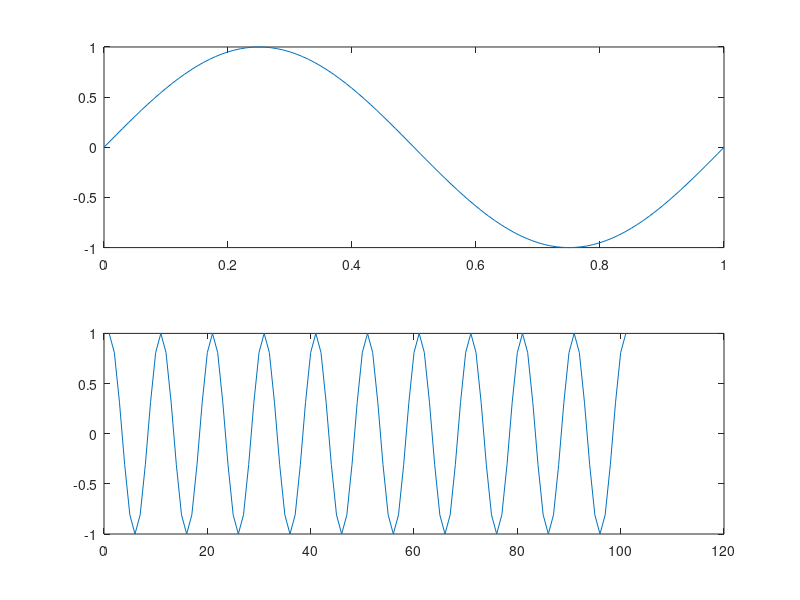
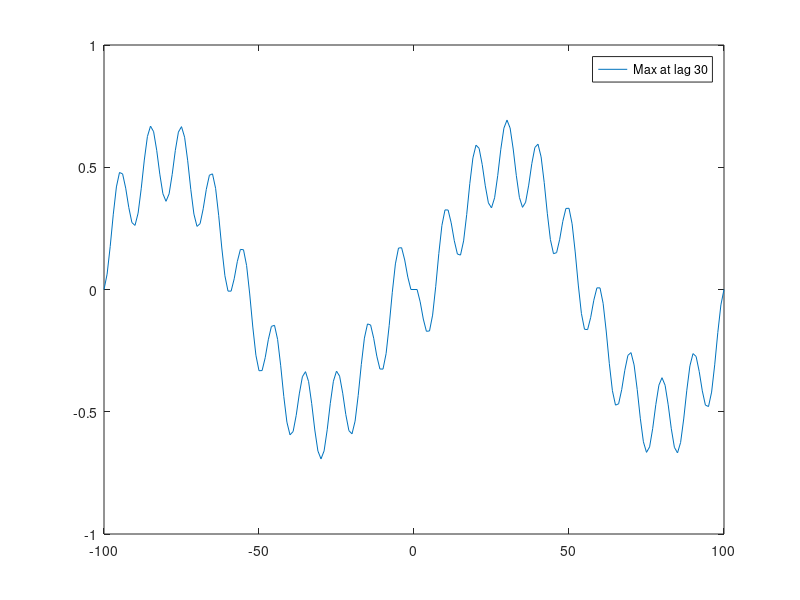
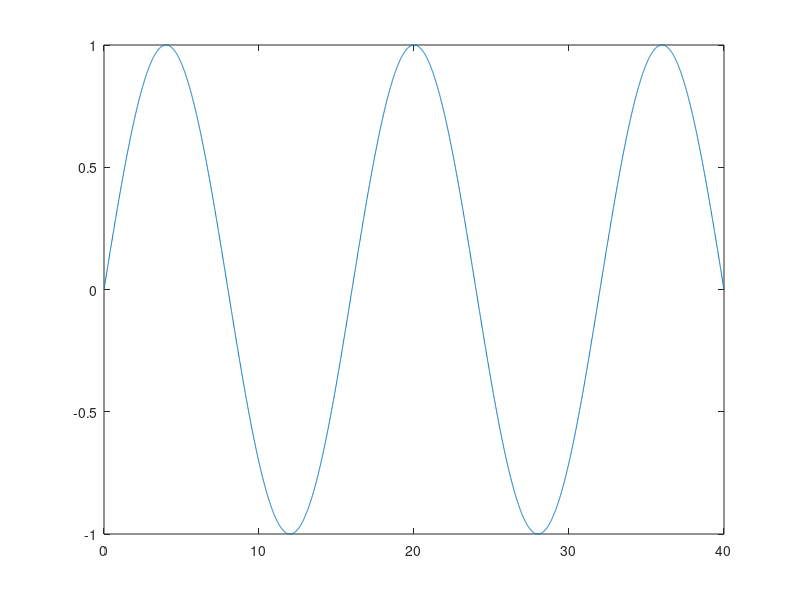

Write MATLAB code to recreate these figures, in order. (Note: this script raises an error after producing the figures.)
clear all
t=(0:0.01:1);
sig1=sin(2*pi*1*t);
sig2=cos(2*pi*10*t);
figure(1)
subplot(2,1,1)
plot(t,sig1);
subplot(2,1,2)
plot(sig2);
[r,lags]=xcorr(sig1,sig2);
figure(2)
plot(lags,r)
[~,I]=max(abs(r));
legend(sprintf('Max at lag %d',lags(I)))

f=500;
samplefreq=8000;
t=0:0.01:40;
A=1;
y=A*sin(2*pi*f/samplefreq*t);
figure(3)
plot(t,y)

fs=100E9;
D=[2.5 10 17.5]'*1e-9;
t=0:1/fs:2500/fs;
w=1e-9;
yp=pulstran(t,D,@rectpuls,w);
figure(4)
plot(yp,t)
